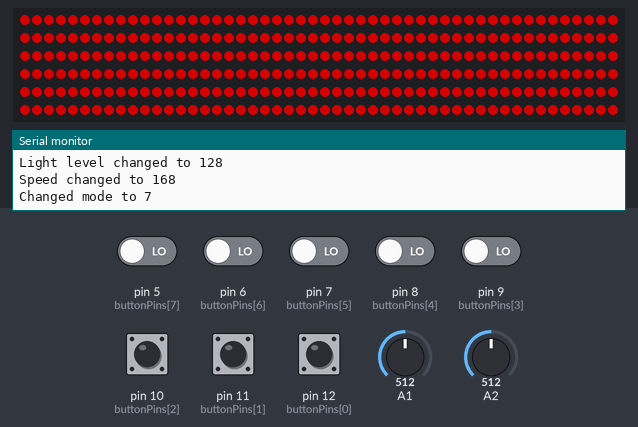
Bench run of a sketch on a simulated Arduino Uno, built with avr-gcc and run on an emulated ATmega328P. Parts: 300 RGB LEDs in strip order, left to right, continuing on the next row, the last lines printed to the serial monitor. The inputs (shaded band) are chosen by the test bench; at power-on: pin 5 (buttonPins[7]), pin 6 (buttonPins[6]), pin 7 (buttonPins[5]), pin 8 (buttonPins[4]), pin 9 (buttonPins[3]), pin 10 (buttonPins[2]), pin 11 (buttonPins[1]), pin 12 (buttonPins[0]) LOW, A1 = 512, A2 = 512. Dim RGB values are drawn brighter than linear.

Above: at 1.2 s.
1.3 s: A1 set to 716
2.8 s: A1 set to 900
4.3 s: A1 set to 1023
5.8 s: pin 5 (buttonPins[7]) driven HIGH and pin 6 (buttonPins[6]) driven HIGH and pin 7 (buttonPins[5]) driven HIGH and pin 8 (buttonPins[4]) driven HIGH and pin 9 (buttonPins[3]) driven HIGH
At 5.98 s:
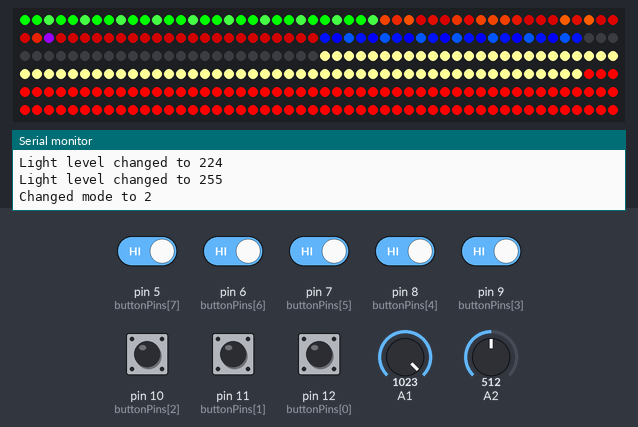
At 6.61 s:
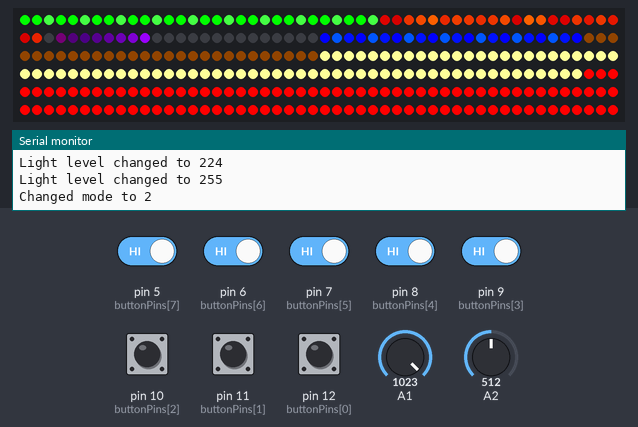
8.2 s: pin 9 (buttonPins[3]) driven LOW
At 9.78 s:
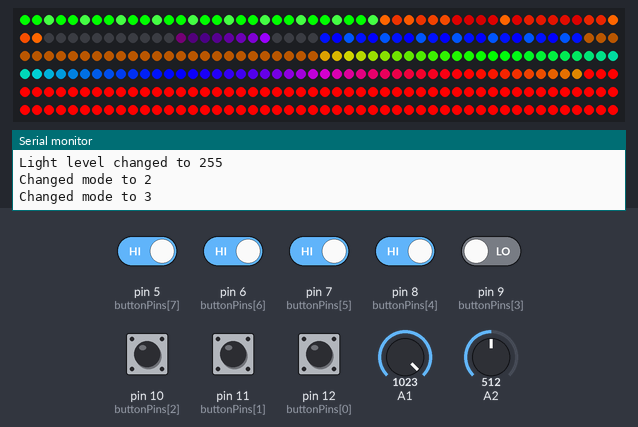
9.8 s: A1 set to 0
At 10.8 s:
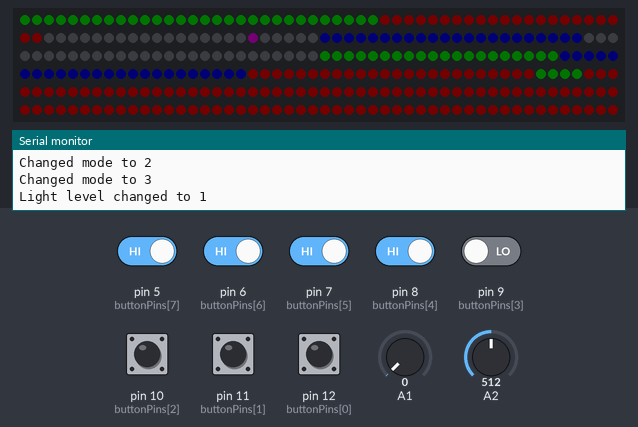

Measured:
- after the input at 5.8 s, the LEDs: change at once (image 1)
- after the input at 8.2 s, the LEDs: first change at once (image 3 shows a later state)
- after the input at 9.8 s, the LEDs: first change at once (image 4 shows a later state)

The sketch:

TheElementsSign.ino
```cpp
//#include <Adafruit_NeoPixel.h>  // Library Manager > Adafruit NeoPixel Version >= 1.2.2
#include <WS2812FX.h>             // Library Manager > WS2812FX >= 1.1.9

//Led strip WS2812
#define WS2812PIN 3
#define WS2812PIXELS 300

//Button for changing mode
#define BUTTON_1_PIN 13
int buttonPins[] = {12, 11, 10, 9, 8, 7, 6, 5};

//Lighting Mode
int mode = 0;
int modeLast = -1;
int speed = -10;

int potLightLevelLast = -10;
int potSpeedLast = -10;

//Light configuration
#define ELEMENT_EARTH_START 0
#define ELEMENT_EARTH_LENGTH 30
#define ELEMENT_FIRE_START 30
#define ELEMENT_FIRE_LENGTH 22
#define ELEMENT_EATHER_START 52
#define ELEMENT_EATHER_LENGTH 23
#define ELEMENT_WATER_START 75
#define ELEMENT_WATER_LENGTH 22
#define ELEMENT_AIR_START 97
#define ELEMENT_AIR_LENGTH 28
#define ELEMENTS_START 125
#define ELEMENTS_LENGTH 72

WS2812FX ws2812fx = WS2812FX(WS2812PIXELS, WS2812PIN, NEO_GRB + NEO_KHZ800);

void setup() {
	Serial.begin(115200);
	Serial.println("Start Elements light");
	for (int i=0; i < 8; i++) {
		pinMode(buttonPins[i], INPUT);
	}
	ws2812fx.init();
	ws2812fx.setBrightness(1);
	ws2812fx.start();
}

void checkLightLevelPot() {
	int potLightLevel = analogRead(A1);
	potLightLevel = map(potLightLevel, 0, 1023, 1, 255);
	//To avaoid flicker, only change level if +/-4 steps
	if ((potLightLevelLast-potLightLevel > 4) || (potLightLevelLast-potLightLevel < -4)) {
		Serial.print("Light level changed to ");
		Serial.println(potLightLevel);
		ws2812fx.setBrightness(potLightLevel);
		potLightLevelLast = potLightLevel;
	}

	int potSpeed = analogRead(A2);
	potSpeed = map(potSpeed, 0, 1023, 255, 80);
	//To avaoid flicker, only change speed if +/-4 steps
	if ((potSpeedLast-potSpeed > 4) || (potSpeedLast-potSpeed < -4)) {
		Serial.print("Speed changed to ");
		Serial.println(potSpeed);
		speed = potSpeed;
		potSpeedLast = potSpeed;
		changeMode();
	}
}

void checkModeButton() {
	int buttonState = 0;
	for (int i=0; i < 8; i++) {
		buttonState = digitalRead(buttonPins[i]);
		if (!buttonState) {
			mode = i;
		}
	}
	if (mode != modeLast) {
		changeMode();
		modeLast = mode;
	}
}

void changeMode() {
	Serial.print("Changed mode to ");
	Serial.println(mode);
	ws2812fx.resetSegments();
	switch (mode) {
		case 0: //Black scene
			for(int i = 0; i < WS2812PIXELS; i += 1) {
				ws2812fx.setPixelColor(i, 0, 0 ,0);
			}
			ws2812fx.setColor(0, 0, 0);
			ws2812fx.mode_static();
			break;

		case 1: //Static lights
			// parameters:   index, start,                stop,                                         mode,                         color,    speed, reverse
			ws2812fx.setSegment(0,  ELEMENT_FIRE_START,   ELEMENT_FIRE_START+ELEMENT_FIRE_LENGTH-1,     FX_MODE_STATIC,               0xFF1100, 1000, false);
			ws2812fx.setSegment(1,  ELEMENT_AIR_START,    ELEMENT_AIR_START+ELEMENT_AIR_LENGTH-1,       FX_MODE_STATIC,               0xFF7700, 1000, false);
			ws2812fx.setSegment(2,  ELEMENT_WATER_START,  ELEMENT_WATER_START+ELEMENT_WATER_LENGTH-1,   FX_MODE_STATIC,               0x0011FF, 1000, false);
			ws2812fx.setSegment(3,  ELEMENT_EARTH_START,  ELEMENT_EARTH_START+ELEMENT_EARTH_LENGTH-1,   FX_MODE_STATIC,               0x00FF00, 1000, false);
			ws2812fx.setSegment(4,  ELEMENT_EATHER_START, ELEMENT_EATHER_START+ELEMENT_EATHER_LENGTH-1, FX_MODE_STATIC,               0x9900FF, 800, false);
			ws2812fx.setSegment(5,  ELEMENTS_START,       ELEMENTS_START+ELEMENTS_LENGTH-1,             FX_MODE_STATIC,               0xFFFF99, 800, false);
			break;

		case 2: //Animated elements - static text
		case 3: //Animated elements - rainbow text
		case 4: //Animated elements - sparkle text
			uint32_t waterColors[] = {0x0011FF, 0x0055FF, 0x0000FF};
			uint32_t earthColors[] = {0x00FF00, 0x00FF00, 0x44FF44};
			// parameters:   index, start,                stop,                                         mode,                         color,    speed, reverse
			ws2812fx.setSegment(0,  ELEMENT_FIRE_START,   ELEMENT_FIRE_START+ELEMENT_FIRE_LENGTH-1,     FX_MODE_FIRE_FLICKER_INTENSE, 0xFF6600, speed*4, false);
			ws2812fx.setSegment(1,  ELEMENT_AIR_START,    ELEMENT_AIR_START+ELEMENT_AIR_LENGTH-1,       FX_MODE_BREATH,               0xFF7700, speed*60, false);
			ws2812fx.setSegment(2,  ELEMENT_WATER_START,  ELEMENT_WATER_START+ELEMENT_WATER_LENGTH-1,   FX_MODE_TRICOLOR_CHASE,       waterColors, speed*9, false);
			ws2812fx.setSegment(3,  ELEMENT_EARTH_START,  ELEMENT_EARTH_START+ELEMENT_EARTH_LENGTH-1,   FX_MODE_TRICOLOR_CHASE,       earthColors, speed*15, true);
			ws2812fx.setSegment(4,  ELEMENT_EATHER_START, ELEMENT_EATHER_START+ELEMENT_EATHER_LENGTH-1, FX_MODE_COMET,                0x9900FF, speed*6, false);
			if (mode == 2) {
				ws2812fx.setSegment(5,  ELEMENTS_START,   ELEMENTS_START+ELEMENTS_LENGTH-1,             FX_MODE_STATIC,               0xFFFF99, speed*8, false);
			}
			if (mode == 3) {
				ws2812fx.setSegment(5,  ELEMENTS_START,   ELEMENTS_START+ELEMENTS_LENGTH-1,             FX_MODE_RAINBOW_CYCLE,        0xFFFF99, speed*8, false);
			}
			if (mode == 4) {
				ws2812fx.setSegment(5,  ELEMENTS_START,   ELEMENTS_START+ELEMENTS_LENGTH-1,             FX_MODE_SPARKLE,              0xFFFF99, speed*8, false);
			}
			break;
	}
}

void tick() {
	ws2812fx.service();
}

void loop() {
	checkModeButton();
	checkLightLevelPot();
	tick();
	delay(20);
}
```
